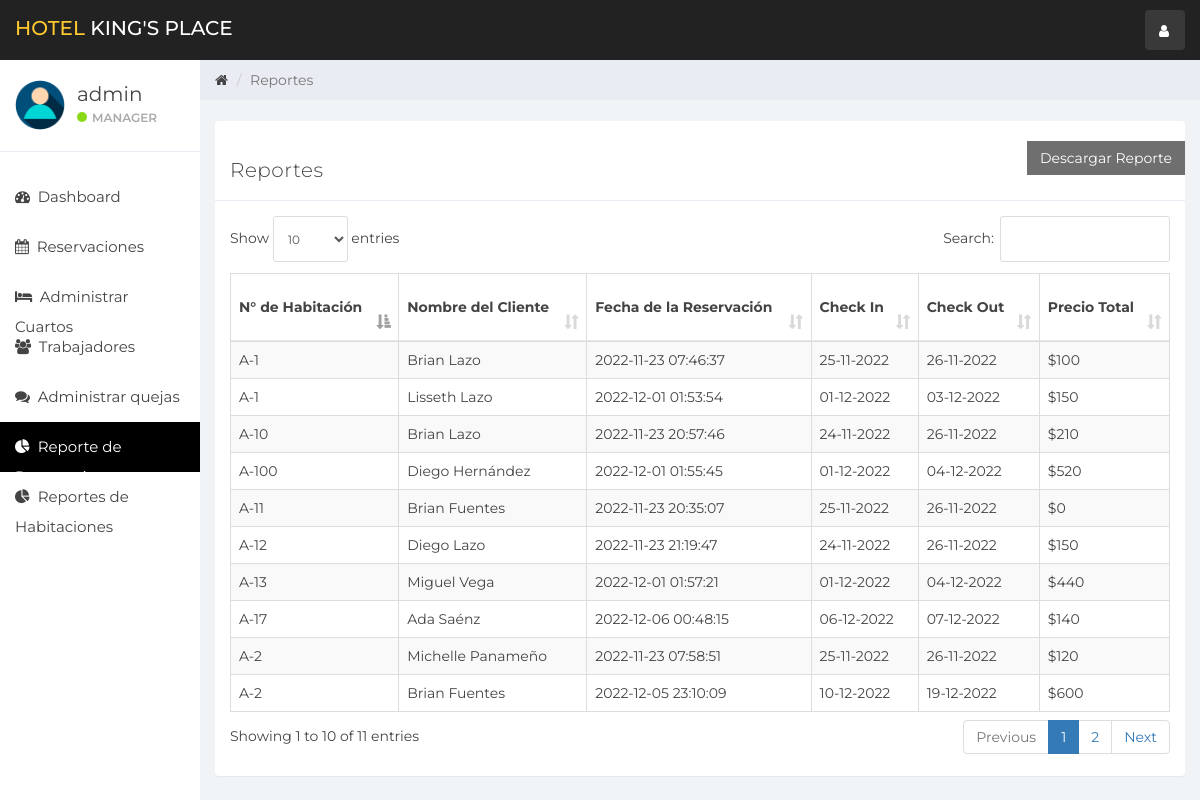
The app's page /index.php?estadist (signed in), older data.
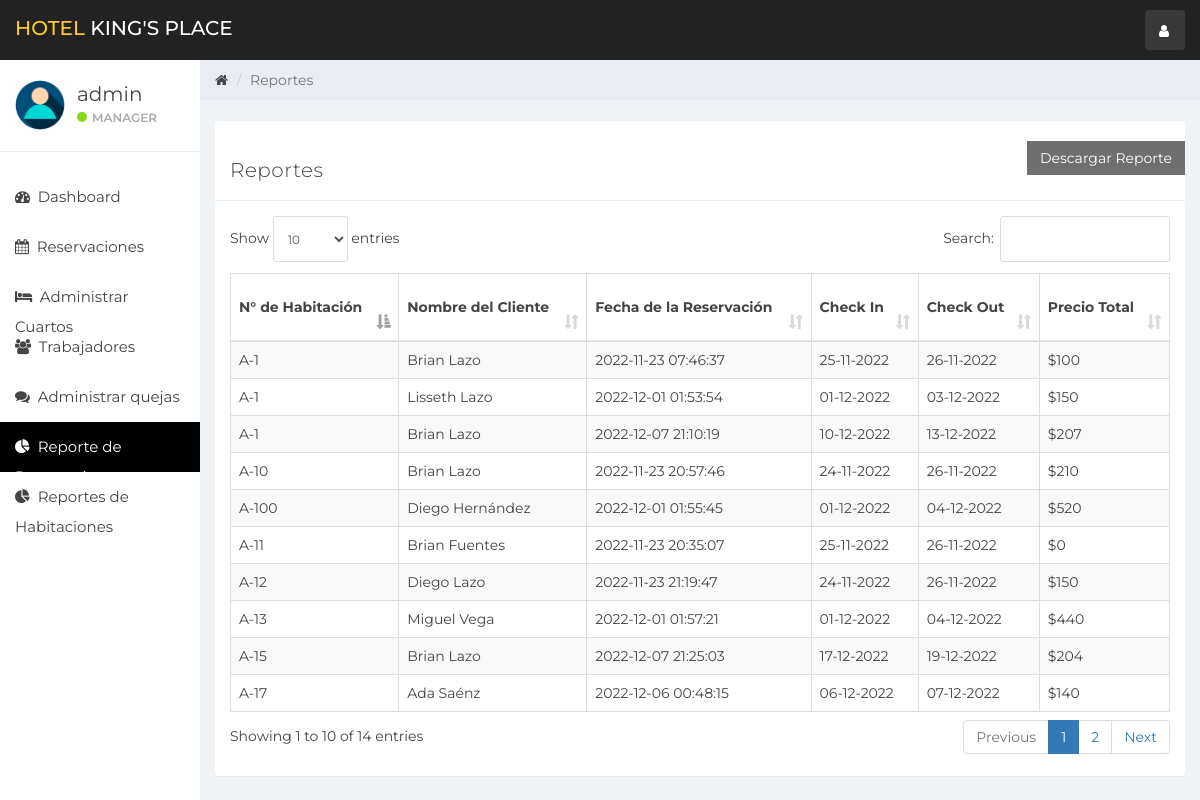
The same page, newer data.
### tables this page shows
CREATE TABLE `reservacion` (
  `id_reservacion` int(10) NOT NULL,
  `id_cliente` int(10) NOT NULL,
  `id_habitacion` int(10) NOT NULL,
  `fecha_reserva` timestamp NOT NULL DEFAULT current_timestamp(),
  `check_in` varchar(100) DEFAULT NULL,
  `check_out` varchar(100) NOT NULL,
  `precioTotal` int(10) NOT NULL,
  `precioRestante` int(10) NOT NULL,
  `EstadoPago` tinyint(1) NOT NULL
);

CREATE TABLE `habitacion` (
  `id_habitacion` int(10) NOT NULL,
  `id_tipohabitacion` int(10) NOT NULL,
  `numeroHabitacion` varchar(10) NOT NULL,
  `estado` tinyint(1) DEFAULT NULL,
  `check_in_Estado` tinyint(1) NOT NULL,
  `check_out_Estado` tinyint(1) NOT NULL,
  `EliminarEstado` tinyint(1) DEFAULT 0
);

CREATE TABLE `cliente` (
  `id_cliente` int(10) NOT NULL,
  `nombre` varchar(100) NOT NULL,
  `contacto` bigint(20) NOT NULL,
  `email` varchar(100) NOT NULL,
  `id_tipodocumento` int(10) NOT NULL,
  `n_tarjeta` varchar(20) NOT NULL,
  `direccion` varchar(100) NOT NULL
);

### estadist.php (the view, shortened to what this page needs)
<div class="col-sm-9 col-sm-offset-3 col-lg-10 col-lg-offset-2 main">
    <div class="row">
        <ol class="breadcrumb">
            <li><a href="#">
                    <em class="fa fa-home"></em>
                </a></li>
            <li class="active">Reportes</li>
        </ol>
    </div>
    <br>
    <div class="row">
        <div class="col-lg-12">
        </div>
    </div>
    <div class="row">
        <div class="col-lg-12">
            <div class="panel panel-default">
            <form action="pdf.php" method="post" accept-charset="utf-8">
                    <button type="submit" class="btn btn-secondary pull-right" style="border-radius:0%"  formtarget="_blank">Descargar Reporte</button>
                </form>
                <div class="panel-heading">Reportes</div>
                <div class="panel-body">
                    <table class="table table-striped table-bordered table-responsive" cellspacing="0" width="100%"
                           id="rooms">
                        <thead>
                        <tr>
                            <th>N° de Habitación</th>
                            <th>Nombre del Cliente</th>
                            <th>Fecha de la Reservación</th>
                            <th>Check In</th>
                            <th>Check Out</th>
                            <th>Precio Total</th>
                        </tr>
                        </thead>
                        <tbody>
                        <?php
                        $room_query = "SELECT * FROM reservacion NATURAL JOIN cliente NATURAL JOIN habitacion";
                        $rooms_result = mysqli_query($connection, $room_query);
                        if (mysqli_num_rows($rooms_result) > 0) {
                            while ($rooms = mysqli_fetch_assoc($rooms_result)) { ?>
                                <tr>
                                    <td><?php echo $rooms['numeroHabitacion'] ?></td>
                                    <td><?php echo $rooms['nombre'] ?></td>
                                    <td><?php echo $rooms['fecha_reserva'] ?></td>
                                    <td><?php echo $rooms['check_in'] ?></td>
                                    <td><?php echo $rooms['check_out'] ?></td>
                                    <td>$<?php echo $rooms['precioTotal'] ?></td>
                                    <?php }
                        } else {
                            echo "No hay reportes";
                        }
                        ?>
                        </tbody>
                    </table>
                </div>
            </div>
        </div>
    </div>

Row changes from the older to the newer data that the page shows:
no longer on this page (row unchanged): reservacion: id_habitacion.numeroHabitacion "A-2", id_cliente.nombre "Michelle Panameño", fecha_reserva "2022-11-23 07:58:51", check_in "25-11-2022", check_out "26-11-2022", precioTotal "120"
no longer on this page (row unchanged): reservacion: id_habitacion.numeroHabitacion "A-2", id_cliente.nombre "Brian Fuentes", fecha_reserva "2022-12-05 23:10:09", check_in "10-12-2022", check_out "19-12-2022", precioTotal "600"
added reservacion: id_habitacion.numeroHabitacion "A-1", id_cliente.nombre "Brian Lazo", fecha_reserva "2022-12-07 21:10:19", check_in "10-12-2022", check_out "13-12-2022", precioTotal "207"
added reservacion: id_habitacion.numeroHabitacion "A-15", id_cliente.nombre "Brian Lazo", fecha_reserva "2022-12-07 21:25:03", check_in "17-12-2022", check_out "19-12-2022", precioTotal "204"
Text that changed along with them:
text written by a page script: "Show entries Search: Showing 1 to 10 of 11 entries Previous 1 2 Next" → "Show entries Search: Showing 1 to 10 of 14 entries Previous 1 2 Next"
